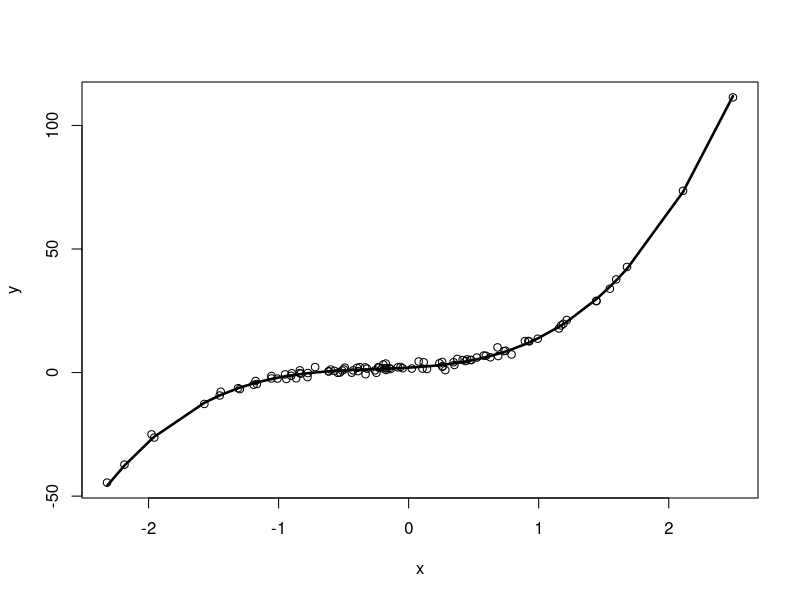
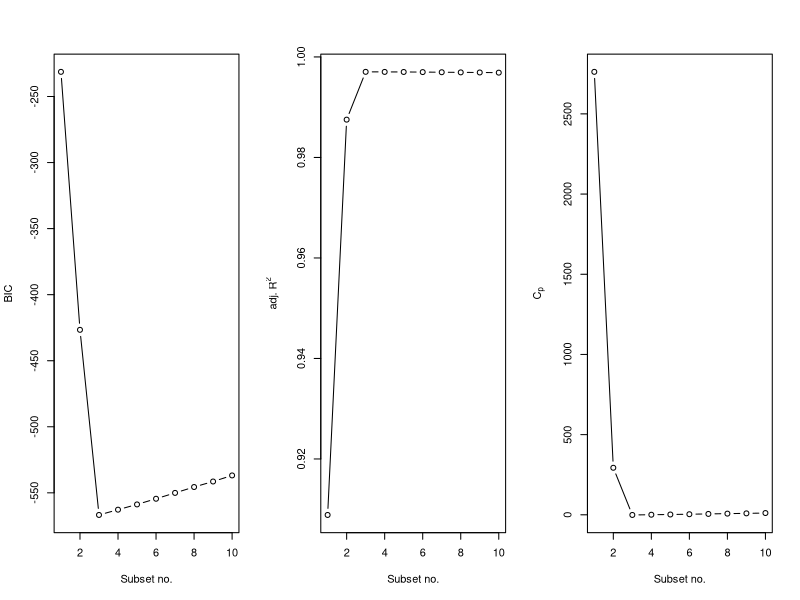
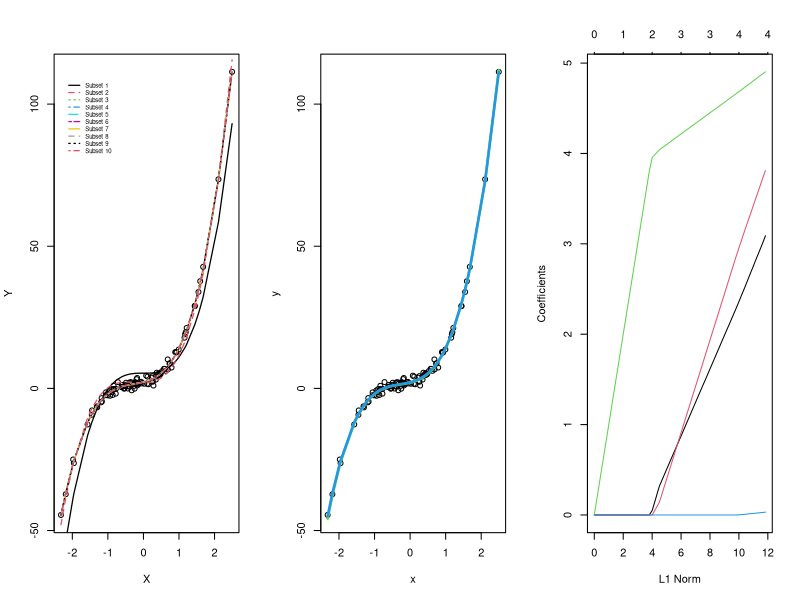
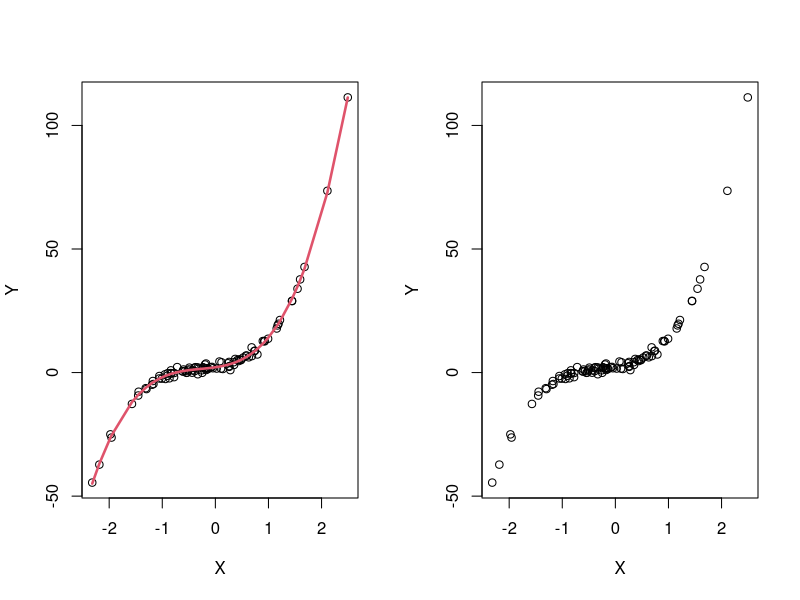

The R source for these figures, in order: (Note: this script raises an error after producing the figures.)
## ---- chunk 1
set.seed(69)
n <- 100
x <- rnorm(n)
e <- rnorm(n)
## ---- chunk 2
y <- 2 + 3 * x + 4 * x^2 + 5 * x^3 + e
ord <- order(x)

plot(x, y)
lines(x[ord], y[ord] - e[ord], type = "l", lwd = 2.5, xlab = "x", ylab = "y")
## ---- chunk 3
library(leaps)
df <- data.frame(x, y)

regfit.full <- regsubsets(y ~ x + I(x^2) + I(x^3) + I(x^4) + I(x^5)
                          + I(x^6) + I(x^7) + I(x^8) + I(x^9) + I(x^10), 
                          data = df, nvmax = 10)
reg.summary <- summary(regfit.full)

par(mfrow = c(1, 3))
plot(1:10, reg.summary$bic, xlab = "Subset no.", ylab = "BIC", type = "b")
plot(1:10, reg.summary$adjr2, xlab = "Subset no.", ylab = expression('adj. R'^2), type = "b")
plot(1:10, reg.summary$cp, xlab = "Subset no.", ylab = expression(C[p]), type = "b")
## ---- chunk 4
px <- lapply(1:10, function(d) x^d)
px <- do.call(cbind, px)
px <- data.frame(px)
colnames(px) <- c("x", paste0("x", 2:10))

vars_mdl <- reg.summary$which[,-1]
vars_mdl <- unname(vars_mdl)

plot(x, y, col = 1, xlab = "X", ylab = "Y")
for (m in 1:10) {
  vars_m <- vars_mdl[m,]
  data_m <- data.frame(cbind(px[,vars_m], y))
  
  model.fit  <- lm(y ~ ., data = data_m)
  model.pred <- predict(model.fit, data_m)
  
  lines(x[ord], model.pred[ord], lty = m, col = m, lwd = 1.25)
}

legend("topleft", inset = c(0.05, 0.05), legend = paste("Subset", 1:10), cex = 0.55, bty = "n",
       col = 1:10, lty = 1:10, lwd = 1.25)
## ---- chunk 5
which.max(reg.summary$adjr2); which.min(reg.summary$cp); which.min(reg.summary$bic)
## ---- chunk 6
x.opt <- px[,vars_mdl[3,]]
head(x.opt)
## ---- chunk 7
data.opt <- data.frame(x.opt, y)
opt.fit <- lm(y ~ ., data = data.opt)
summary(opt.fit)
## ---- chunk 8
pred.opt <- predict(opt.fit, data.opt)

plot(x, y)
lines(x[ord], y[ord] - e[ord], type = "l", lwd = 2.5, xlab = "X", ylab = "Y", col = 3)
lines(x[ord], pred.opt[ord], type = "l", lwd = 2.5, col = 4)
## ---- chunk 9
library(MASS)
model.full <- lm(y ~ ., data = px)
model.null <- lm(y ~ 1, data = px)

model.back <- stepAIC(model.full, direction = "backward", trace = FALSE)
model.forw <- stepAIC(model.null, direction = "forward", scope = list(lower = model.null, upper = model.full), trace = FALSE)

summary(model.back)
summary(model.forw)
## ---- chunk 10
library(glmnet)

lasso.mod <- glmnet(px, y, alpha = 1)
plot(lasso.mod)
## ---- chunk 11
lasso.res <- cv.glmnet(as.matrix(px), y, alpha = 1)
lambda.opt <- lasso.res$lambda.min
lambda.opt
## ---- chunk 12
model.lasso <- predict(lasso.mod, s = lambda.opt, type = "coefficient")
model.lasso
## ---- chunk 13
par(mfrow = c(1,2))
plot(x, y, xlab = "X", ylab = "Y")
lines(x[ord], pred.opt[ord], type = "l", lwd = 2.5, col = 2)

plot(x, y, xlab = "X", ylab = "Y")
lines(x[ord], lasso.pred[ord], type = "l", lwd = 2.5, col = 4)
## ---- chunk 14
y <- 2 + 6 * x^7 + e
plot(x, y)
## ---- chunk 15
df <- data.frame(x, y)

regfit.full <- regsubsets(y ~ x + I(x^2) + I(x^3) + I(x^4) + I(x^5)
                          + I(x^6) + I(x^7) + I(x^8) + I(x^9) + I(x^10), 
                          data = df, nvmax = 10)
reg.summary <- summary(regfit.full)

par(mfrow = c(1, 3))
plot(1:10, reg.summary$bic, xlab = "Subset no.", ylab = "BIC", type = "b")
plot(1:10, reg.summary$adjr2, xlab = "Subset no.", ylab = expression('adj. R'^2), type = "b")
plot(1:10, reg.summary$cp, xlab = "Subset no.", ylab = expression(C[p]), type = "b")
## ---- chunk 16
px <- lapply(1:10, function(d) x^d)
px <- do.call(cbind, px)
px <- data.frame(px)
colnames(px) <- c("x", paste0("x", 2:10))

vars_mdl <- reg.summary$which[,-1]
vars_mdl <- unname(vars_mdl)

plot(x, y, col = 1, xlab = "X", ylab = "Y")
for (m in 1:10) {
  vars_m <- vars_mdl[m,]
  data_m <- data.frame(cbind(px[,vars_m], y))
  
  model.fit  <- lm(y ~ ., data = data_m)
  model.pred <- predict(model.fit, data_m)
  
  lines(x[ord], model.pred[ord], lty = m, col = m, lwd = 1.25)
}

legend("topleft", inset = c(0.05, 0.05), legend = paste("Subset", 1:10), cex = 0.55, bty = "n",
       col = 1:10, lty = 1:10, lwd = 1.25)
## ---- chunk 17
which.max(reg.summary$adjr2); which.min(reg.summary$cp); which.min(reg.summary$bic)
## ---- chunk 18
x.opt <- px[,vars_mdl[1,]]
head(x.opt)
## ---- chunk 19
data.opt <- data.frame(x.opt, y)
opt.fit <- lm(y ~ ., data = data.opt)
summary(opt.fit)
## ---- chunk 20
pred.opt <- predict(opt.fit, data.opt)

par(mfrow = c(1, 2))
plot(x, y, xlab = "X", ylab = "Y")
lines(x[ord], y[ord] - e[ord], type = "l", lwd = 2.5, xlab = "X", ylab = "Y", col = 2)
plot(x, y, xlab = "X", ylab = "Y")
lines(x[ord], pred.opt[ord], type = "l", lwd = 2.5, col = 4)
## ---- chunk 21
lasso.init <- glmnet(px, y, alpha = 1)
plot(lasso.init)
## ---- chunk 22
lasso.res <- cv.glmnet(as.matrix(px), y, alpha = 1)
lambda.opt <- lasso.res$lambda.min
lambda.opt
## ---- chunk 23
lambda.mod <- predict(lasso.init, s = lambda.opt, type = "coefficients")
lambda.mod
